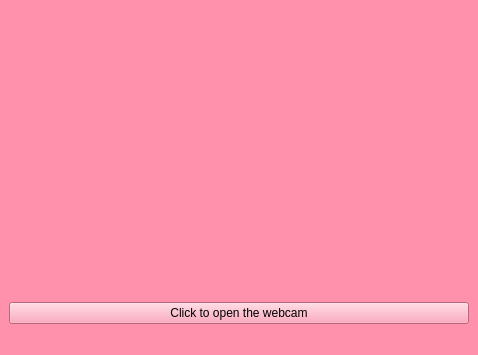
<?xml version="1.0" encoding="UTF-8"?>
<ui version="4.0">
 <class>MainWindow</class>
 <widget class="QMainWindow" name="MainWindow">
  <property name="geometry">
   <rect>
    <x>0</x>
    <y>0</y>
    <width>478</width>
    <height>355</height>
   </rect>
  </property>
  <property name="windowTitle">
   <string>MainWindow</string>
  </property>
  <property name="styleSheet">
   <string notr="true">
background-color: rgb(255, 145, 173);</string>
  </property>
  <widget class="QWidget" name="centralwidget">
   <property name="sizePolicy">
    <sizepolicy hsizetype="Preferred" vsizetype="Maximum">
     <horstretch>6</horstretch>
     <verstretch>10</verstretch>
    </sizepolicy>
   </property>
   <layout class="QGridLayout" name="gridLayout">
    <item row="0" column="0">
     <layout class="QGridLayout" name="gridLayout_3" rowstretch="0,0" columnstretch="0">
      <property name="sizeConstraint">
       <enum>QLayout::SetNoConstraint</enum>
      </property>
      <item row="1" column="0">
       <widget class="QPushButton" name="captureButton">
        <property name="text">
         <string>Click to open the webcam</string>
        </property>
        <property name="icon">
         <iconset>
          <normaloff>C:/Users/User/Downloads/—Pngtree—photo camera_4732850.png</normaloff>C:/Users/User/Downloads/—Pngtree—photo camera_4732850.png</iconset>
        </property>
       </widget>
      </item>
      <item row="0" column="0">
       <widget class="QLabel" name="labelCam">
        <property name="text">
         <string/>
        </property>
       </widget>
      </item>
     </layout>
    </item>
   </layout>
  </widget>
  <widget class="QStatusBar" name="statusbar"/>
 </widget>
 <resources>
  <include location="1.qrc"/>
 </resources>
 <connections/>
</ui>
